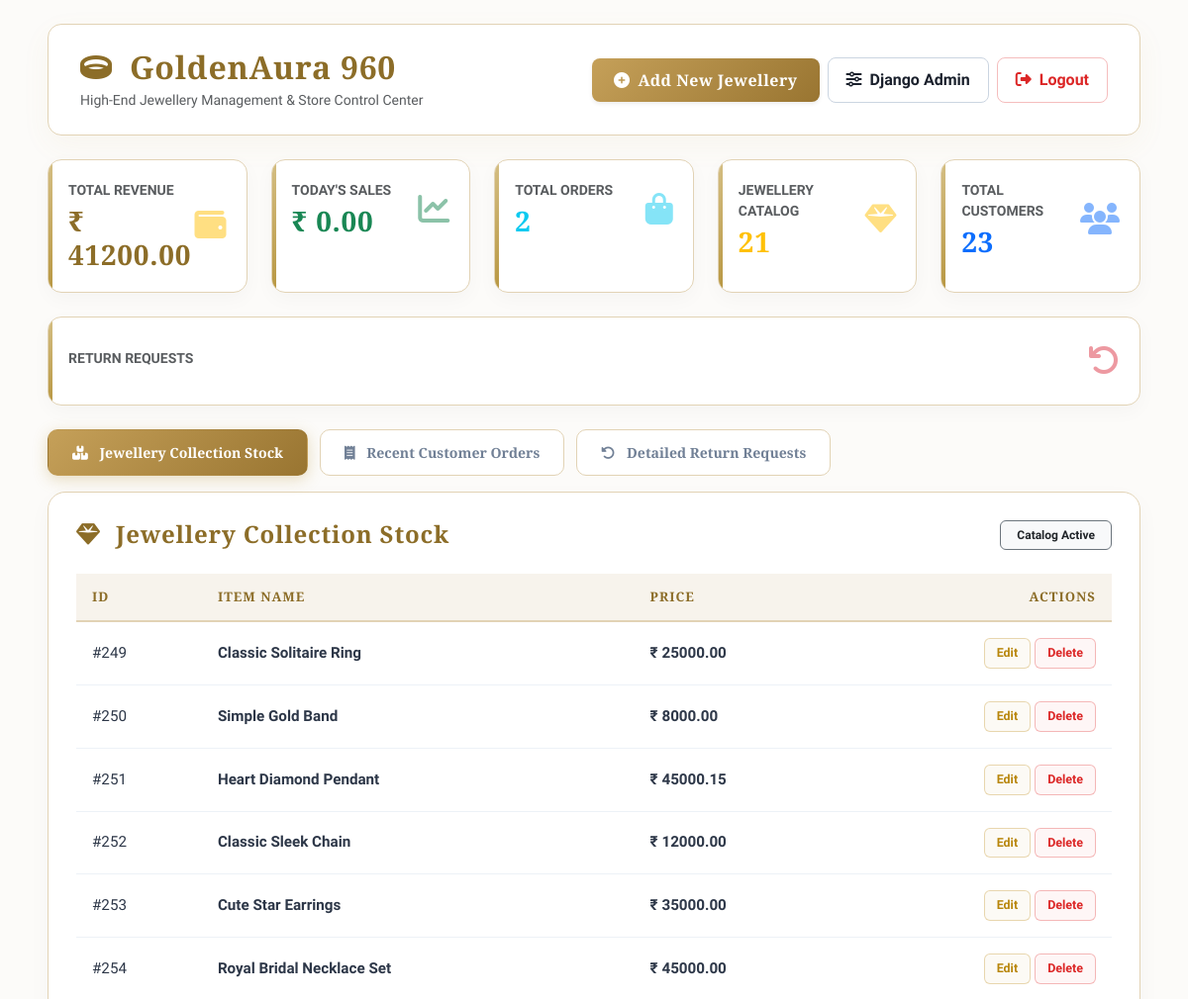
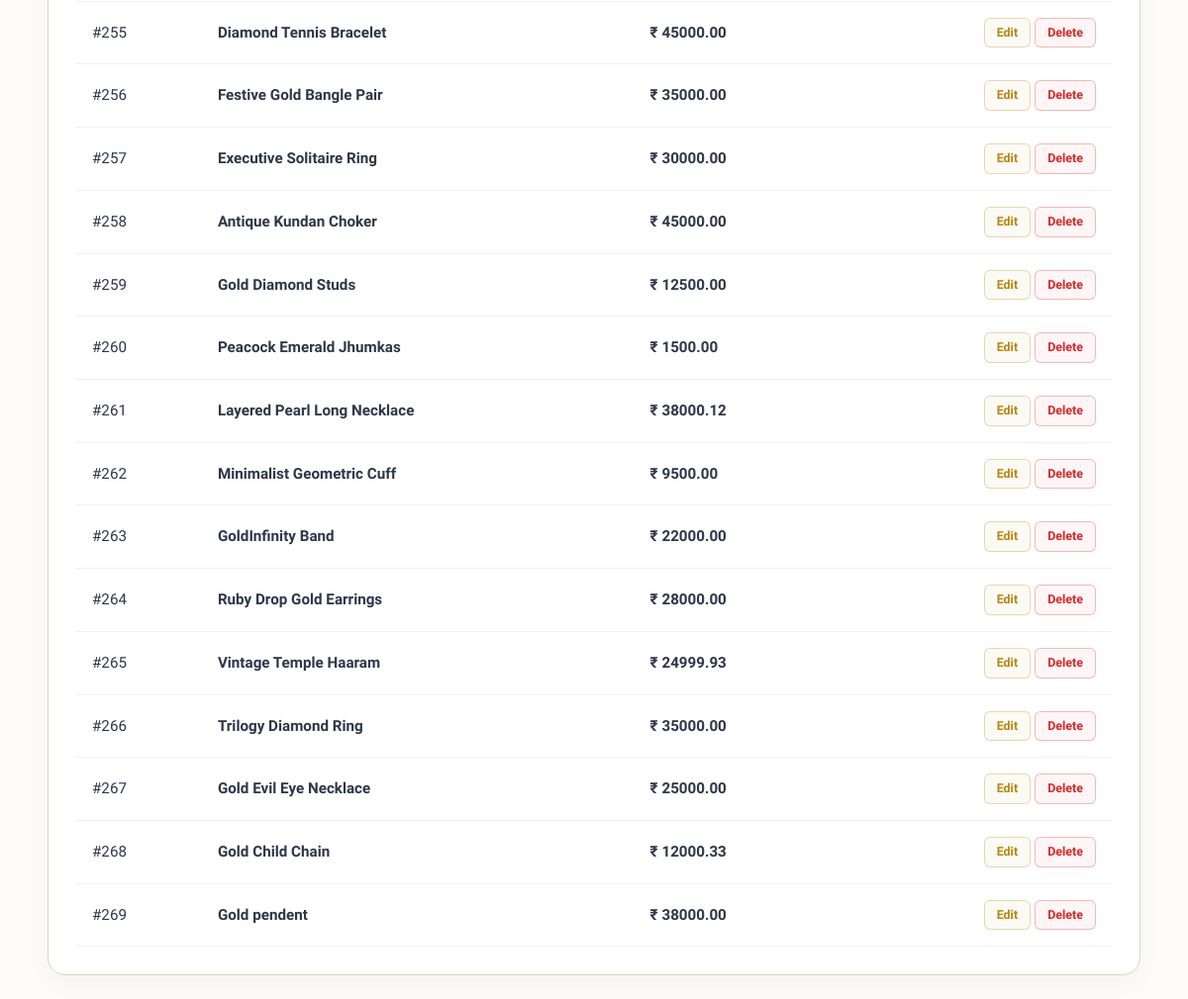
The page /orders/admin-dashboard/ (signed in) on the database as committed earlier (2 pictures, top to bottom).
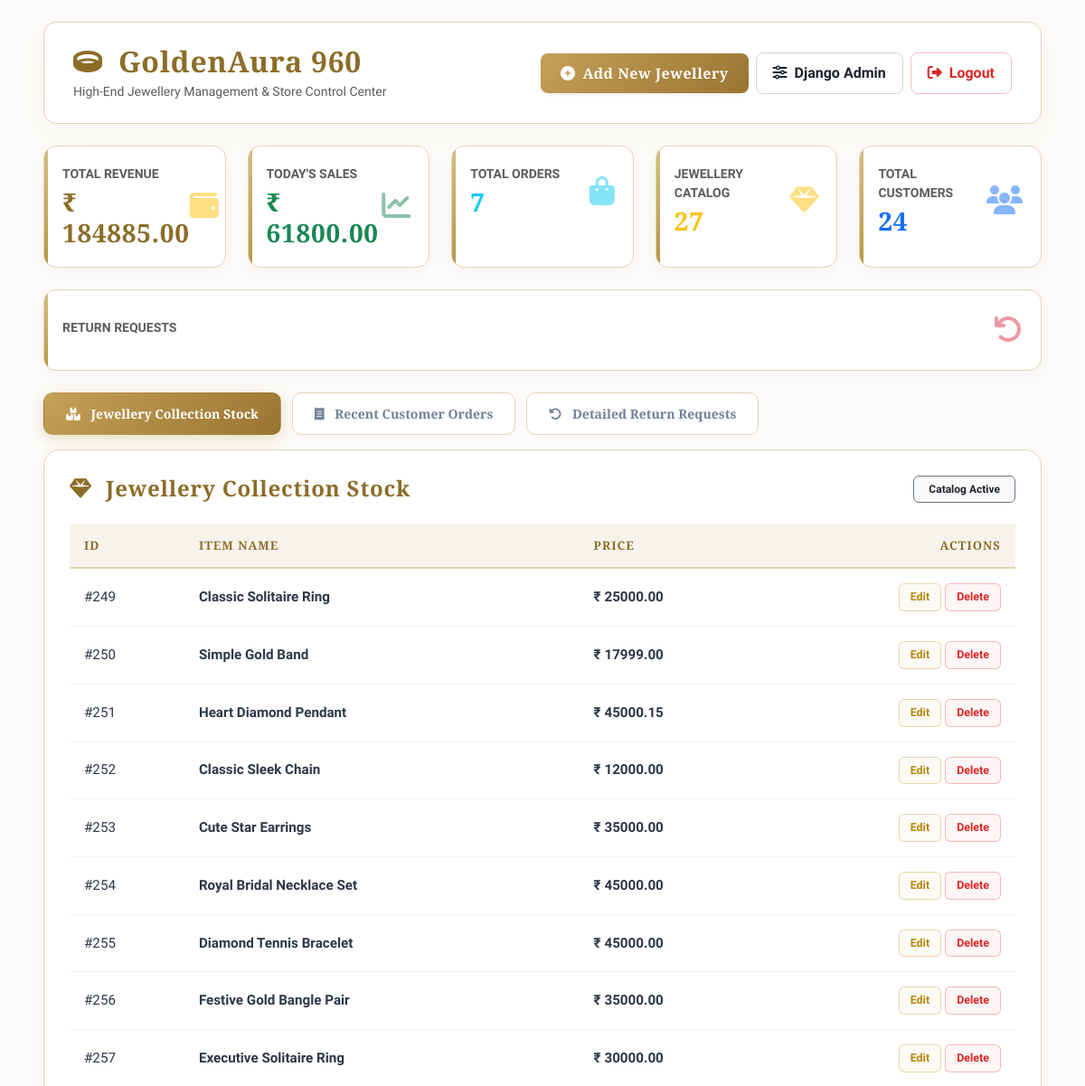
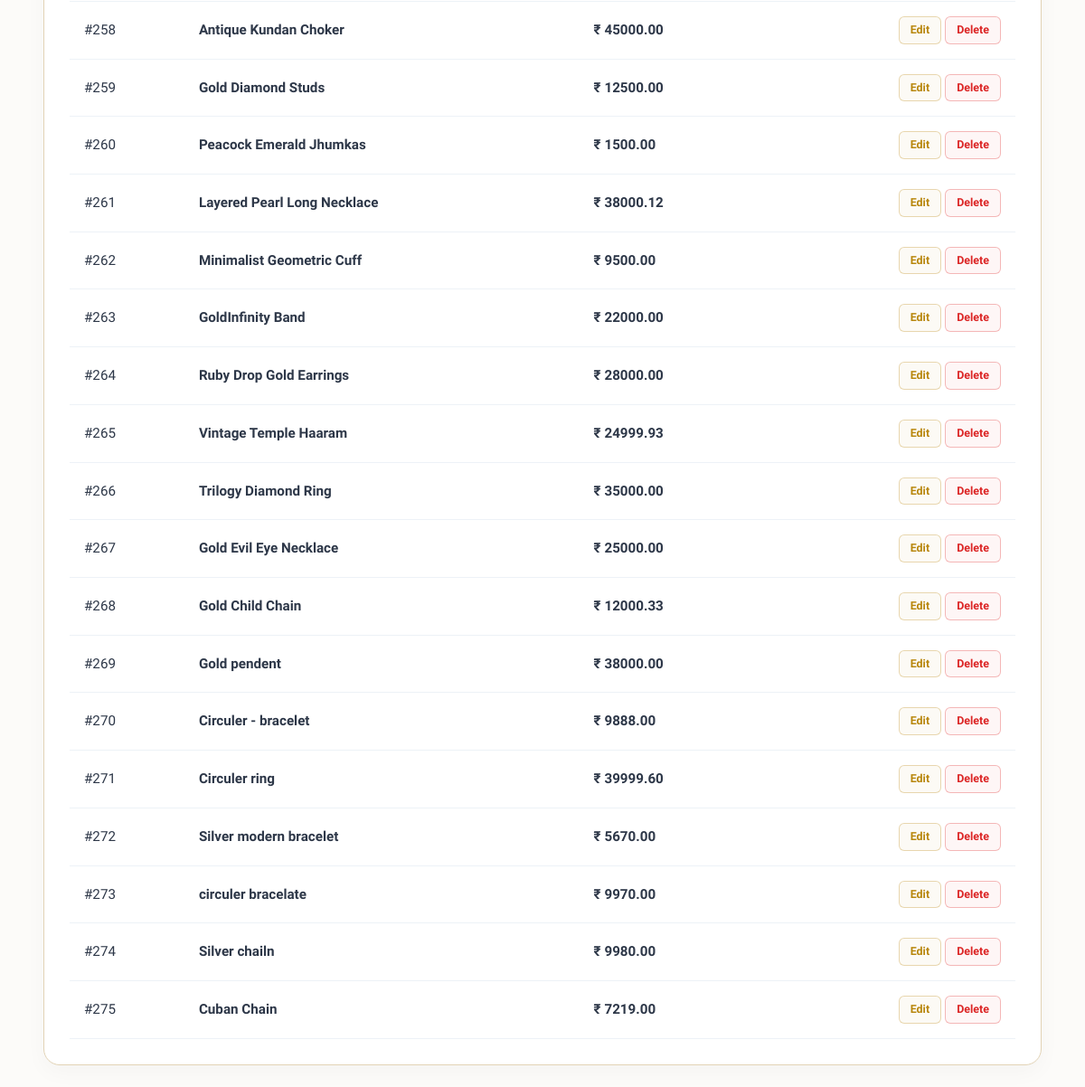
The same page on the database as committed later (2 pictures, top to bottom).
### store/models.py (models this page shows, shortened)
class Product(models.Model):
    CATEGORY_CHOICES = [
        ('rings', 'Rings'),
        ('pendants', 'Pendants'),
        ('chains', 'Chains'),
        ('earrings', 'Earrings'),
        ('necklaces', 'Necklaces'),
        ('bracelets', 'Bracelets'),
        ('bangles', 'Bangles'),
        ('solitaires', 'Solitaires'),
    ]
    COLLECTION_CHOICES = [
        ('bridal', 'Bridal Wear'),
        ('daily', 'Daily Wear'),
        ('party', 'Party Wear'),
        ('office', 'Office Wear'),
        ('kids', 'Kids Wear'),
        ('festival', 'Special Festival'),
    ]
    GENDER_CHOICES = [
        ('women', 'Women'),
        ('men', 'Men'),
    ]
    MATERIAL_CHOICES = [
        ('gold', 'Gold'),
        ('silver', 'Silver'),
        ('diamond', 'Diamond'),
    ]
    KARAT_CHOICES = [
        ('18k', '18KT Gold'),
        ('22k', '22KT Gold'),
        ('24k', '24KT Pure Gold'),
        ('925', '925 Sterling Silver'),
        ('vvs', 'VVS Diamond'),
    ]
    METAL_COLOR_CHOICES = [
        ('Yellow Gold', 'Yellow Gold'),
        ('White Gold', 'White Gold'),
        ('Rose Gold', 'Rose Gold'),
        ('Sterling Silver', 'Sterling Silver'),
        ('Oxidised Silver', 'Oxidised Silver'),
        ('Platinum Finish', 'Platinum Finish'),
    ]
    name = models.CharField(max_length=200)
    description = models.TextField()
    price = models.DecimalField(max_digits=10, decimal_places=2)
    category = models.CharField(max_length=100, choices=CATEGORY_CHOICES, default='rings')
    collection = models.CharField(max_length=100, choices=COLLECTION_CHOICES, default='daily', blank=True, null=True)
    gender = models.CharField(max_length=20, choices=GENDER_CHOICES, default='women')
    material = models.CharField(max_length=50, choices=MATERIAL_CHOICES, default='gold')
    karat = models.CharField(max_length=50, choices=KARAT_CHOICES, default='22k')
    weight = models.DecimalField(max_digits=6, decimal_places=3, blank=True, null=True, help_text="Gross Weight in grams (e.g., 5.450)")
    metal_color = models.CharField(max_length=50, choices=METAL_COLOR_CHOICES, default='Yellow Gold', blank=True, null=True)
    diamond_carat = models.CharField(max_length=50, blank=True, null=True, help_text="e.g., 0.084 ct (Leave blank if no diamond)")
    occasion = models.CharField(max_length=100, default='Daily Wear', blank=True, null=True, help_text="e.g., Casual Wear, Bridal, Festive")
    sizes = models.ManyToManyField(Size, blank=True, help_text="Select available sizes for this product")
    image = models.ImageField(upload_to='product/', blank=True, null=True)
    created_at = models.DateTimeField(auto_now_add=True)

### orders/views.py (the view, shortened to what this page needs)
@login_required
def admin_dashboard(request):
    return_requests = ReturnRequest.objects.all().order_by('-id')
    orders = Order.objects.all().order_by('-id')
    products = Product.objects.all()
    total_revenue = orders.aggregate(s=Sum('total_amount'))['s'] or 0
    total_orders = orders.count()
    total_customers = User.objects.filter(is_staff=False).count()
    total_products = products.count()
    today = timezone.localdate()
    todays_sales = orders.filter(
        created_at__date=today
    ).aggregate(s=Sum('total_amount'))['s'] or 0
    context = {
        'orders': orders,
        'recent_orders': orders,
        'products': products,
        'return_requests': return_requests,
        'total_revenue': total_revenue,
        'todays_sales': todays_sales,
        'today_sales': todays_sales,
        'today_revenue': todays_sales,
        'total_orders': total_orders,
        'total_customers': total_customers,
        'customers_count': total_customers,
        'total_users': total_customers,
        'total_products': total_products,
        'jewellery_count': total_products,
    }
    return render(request, 'orders/admin_dashboard.html', context)

### orders/templates/orders/admin_dashboard.html (shortened to what this page needs)
<!DOCTYPE html>
<html lang="en">
<head>
    <link href="https://cdn.jsdelivr.net/npm/bootstrap@5.3.0/dist/css/bootstrap.min.css" rel="stylesheet">
    <link rel="stylesheet" href="https://cdnjs.cloudflare.com/ajax/libs/font-awesome/6.4.0/css/all.min.css">
</head>
<body>
    <div class="container-fluid py-4 px-4 px-lg-5">
        <div class="dashboard-header d-flex flex-column flex-md-row justify-content-between align-items-md-center gap-3 mb-4">
            <div>
                <h2 class="brand-title text-gold fw-bold mb-1"><i class="fas fa-ring me-2"></i> GoldenAura 960</h2>
                <p class="text-muted small mb-0">High-End Jewellery Management & Store Control Center</p>
            </div>
            <div class="d-flex align-items-center flex-wrap gap-2">
                <a href="/admin/store/product/add/" class="btn btn-gold-luxury shadow-sm">
                    <i class="fas fa-plus-circle me-2"></i>Add New Jewellery
                </a>
                <a href="/admin/" class="btn btn-outline-custom">
                    <i class="fas fa-sliders-h me-2"></i>Django Admin
                </a>
                <a href="/admin/logout/" class="btn btn-outline-danger-custom">
                    <i class="fas fa-sign-out-alt me-2"></i>Logout
                </a>
            </div>
        </div>
        <div class="row g-4 mb-4">
            <div class="col-xl-custom col-lg-4 col-md-6 col-12">
                <div class="metric-card">
                    <div class="d-flex justify-content-between align-items-center">
                        <div>
                            <p class="text-muted text-uppercase small mb-1 fw-bold">Total Revenue</p>
                            <h3 class="metric-value text-gold fw-bold mb-0">₹ {{ total_revenue | floatformat:2 }}</h3>
                        </div>
                        <div class="fs-2 text-warning opacity-50"><i class="fas fa-wallet"></i></div>
                    </div>
                </div>
            </div>
            <div class="col-xl-custom col-lg-4 col-md-6 col-12">
                <div class="metric-card">
                    <div class="d-flex justify-content-between align-items-center">
                        <div>
                            <p class="text-muted text-uppercase small mb-1 fw-bold">Today's Sales</p>
                            <h3 class="metric-value text-success fw-bold mb-0">₹ {{ today_revenue| floatformat:2 }}</h3>
                        </div>
                        <div class="fs-2 text-success opacity-50"><i class="fas fa-chart-line"></i></div>
                    </div>
                </div>
            </div>
            <div class="col-xl-custom col-lg-4 col-md-6 col-12">
                <div class="metric-card">
                    <div class="d-flex justify-content-between align-items-center">
                        <div>
                            <p class="text-muted text-uppercase small mb-1 fw-bold">Total Orders</p>
                            <h3 class="metric-value text-info fw-bold mb-0">{{ total_orders }}</h3>
                        </div>
                        <div class="fs-2 text-info opacity-50"><i class="fas fa-shopping-bag"></i></div>
                    </div>
                </div>
            </div>
            <div class="col-xl-custom col-lg-4 col-md-6 col-12">
                <div class="metric-card">
                    <div class="d-flex justify-content-between align-items-center">
                        <div>
                            <p class="text-muted text-uppercase small mb-1 fw-bold">Jewellery Catalog</p>
                            <h3 class="metric-value text-warning fw-bold mb-0">{{ total_products }}</h3>
                        </div>
                        <div class="fs-2 text-warning opacity-50"><i class="fas fa-gem"></i></div>
                    </div>
                </div>
            </div>
            <div class="col-xl-custom col-lg-4 col-md-6 col-12">
                <div class="metric-card">
                    <div class="d-flex justify-content-between align-items-center">
                        <div>
                            <p class="text-muted text-uppercase small mb-1 fw-bold">Total Customers</p>
                            <h3 class="metric-value text-primary fw-bold mb-0">{{ total_users }}</h3>
                        </div>
                        <div class="fs-2 text-primary opacity-50"><i class="fas fa-users"></i></div>
                    </div>
                </div>
            </div>
            <div class="col-xl-custom col-lg-4 col-md-6 col-12">
                <div class="metric-card">
                    <div class="d-flex justify-content-between align-items-center">
                        <div>
                            <p class="text-muted text-uppercase small mb-1 fw-bold">Return Requests</p>
                        </div>
                        <div class="fs-2 text-danger opacity-50"><i class="fas fa-undo"></i></div>
                    </div>
                </div>
            </div>
        </div>
        <ul class="nav nav-pills nav-luxury mb-3" id="adminTabs" role="tablist">
            <li class="nav-item" role="presentation">
                <button class="nav-link active" id="stock-tab" data-bs-toggle="pill" data-bs-target="#stock-section" type="button" role="tab">
                    <i class="fas fa-boxes-stacked me-2"></i> Jewellery Collection Stock
                </button>
            </li>
            <li class="nav-item" role="presentation">
                <button class="nav-link" id="orders-tab" data-bs-toggle="pill" data-bs-target="#orders-section" type="button" role="tab">
                    <i class="fas fa-receipt me-2"></i> Recent Customer Orders
                </button>
            </li>
            <li class="nav-item" role="presentation">
                <button class="nav-link" id="returns-tab" data-bs-toggle="pill" data-bs-target="#returns-section" type="button" role="tab">
                    <i class="fas fa-undo-alt me-2"></i> Detailed Return Requests
                </button>
            </li>
        </ul>
        <div class="tab-content" id="adminTabsContent">
            <div class="tab-pane fade show active" id="stock-section" role="tabpanel">
                <div class="luxury-container">
                    <div class="d-flex justify-content-between align-items-center mb-4">
                        <h4 class="text-gold fw-bold mb-0"><i class="fas fa-gem me-2"></i> Jewellery Collection Stock</h4>
                        <span class="badge bg-light border border-secondary text-dark px-3 py-2">Catalog Active</span>
                    </div>
                    <div class="table-responsive">
                        <table class="table align-middle">
                            <thead>
                                <tr>
                                    <th>ID</th>
                                    <th>Item Name</th>
                                    <th>Price</th>
                                    <th class="text-end">Actions</th>
                                </tr>
                            </thead>
                            <tbody>
                                {% for p in products %}
                                <tr>
                                    <td class="text-muted">#{{ p.id }}</td>
                                    <td class="fw-semibold text-dark">{{ p.name }}</td>
                                    <td class="text-gold fw-bold">₹ {{ p.price }}</td>
                                    <td class="text-end">
                                        <div class="d-inline-flex align-items-center justify-content-end gap-1">
                                            <a href="/admin/store/product/{{ p.id }}/change/" class="btn-action-edit">Edit</a>
                                            <a href="/admin/store/product/{{ p.id }}/delete/" class="btn-action-delete">Delete</a>
                                        </div>
                                    </td>
                                </tr>
                                {% empty %}
                                <tr>
                                    <td colspan="4" class="text-center text-muted py-4">No jewellery products found in stock.</td>
                                </tr>
                                {% endfor %}
                            </tbody>
                        </table>
                    </div>
                </div>
            </div>
        </div>
    </div>
</body>
</html>

### orders/templates/orders/admin_dashboard.html (style rules this page uses)
:root { --bg-primary: #fcfbf9; --bg-card: #ffffff; --border-gold: #e2d3b5; --gold-primary: #b89742; --gold-dark: #8c6d28; --text-main: #1a202c; --text-muted: #718096; }
body { font-family: 'Plus Jakarta Sans', sans-serif; background-color: var(--bg-primary); color: var(--text-main); min-height: 100vh; }
h1, h2, h3, h4, h5, .brand-title, .metric-value { font-family: 'Cinzel', serif !important; letter-spacing: 0.8px; }
.dashboard-header { background: #ffffff; border: 1px solid var(--border-gold); border-radius: 14px; padding: 24px 32px; box-shadow: 0 10px 30px rgba(184, 151, 66, 0.06); }
.metric-card { background: var(--bg-card); border: 1px solid var(--border-gold); border-radius: 14px; padding: 20px; position: relative; overflow: hidden; transition: all 0.3s ease; box-shadow: 0 6px 20px rgba(0, 0, 0, 0.03); height: 100%; }
.metric-card::after { content: ''; position: absolute; top: 0; left: 0; width: 4px; height: 100%; background: linear-gradient(to bottom, #d4be83, var(--gold-primary)); }
.col-xl-custom { flex: 1 0 18%; min-width: 210px; }
.luxury-container { background: var(--bg-card); border: 1px solid var(--border-gold); border-radius: 18px; padding: 28px; box-shadow: 0 8px 25px rgba(0, 0, 0, 0.03); }
.nav-luxury { border-bottom: none; gap: 12px; }
.nav-luxury .nav-link { background: #ffffff; border: 1px solid var(--border-gold); color: var(--text-muted); font-family: 'Cinzel', serif; font-weight: 700; font-size: 0.88rem; padding: 12px 24px; border-radius: 10px; transition: all 0.3s ease; }
.nav-luxury .nav-link.active { background: linear-gradient(135deg, #c5a059 0%, #997531 100%) !important; color: #ffffff !important; border-color: transparent !important; box-shadow: 0 4px 15px rgba(184, 151, 66, 0.3); }
.btn-gold-luxury { background: linear-gradient(135deg, #c5a059 0%, #997531 100%); color: #ffffff; font-weight: 600; font-family: 'Cinzel', serif; letter-spacing: 0.5px; border: none; padding: 10px 22px; border-radius: 8px; transition: all 0.3s ease; box-shadow: 0 4px 15px rgba(184, 151, 66, 0.25); }
.btn-outline-custom { background: transparent; border: 1px solid #cbd5e1; color: var(--text-main); font-weight: 600; border-radius: 8px; padding: 10px 18px; }
.btn-outline-danger-custom { background: transparent; border: 1px solid rgba(220, 38, 38, 0.3); color: #dc2626; font-weight: 600; border-radius: 8px; padding: 10px 18px; }
.table { color: var(--text-main) !important; margin-bottom: 0; }
.table th { background-color: #f7f3ec !important; color: var(--gold-dark) !important; font-weight: 700; font-size: 0.82rem; font-family: 'Cinzel', serif; text-transform: uppercase; letter-spacing: 1px; border-bottom: 2px solid var(--border-gold); padding: 14px 16px; }
.table td { background-color: transparent !important; color: #2d3748 !important; border-bottom: 1px solid #edf2f7; padding: 16px; vertical-align: middle; font-size: 0.95rem; }
.btn-action-edit { color: #b8860b; border: 1px solid rgba(184, 134, 11, 0.3); background: rgba(184, 134, 11, 0.04); padding: 5px 12px; font-size: 0.78rem; border-radius: 6px; font-weight: 600; text-decoration: none; }
.btn-action-delete { color: #dc2626; border: 1px solid rgba(220, 38, 38, 0.3); background: rgba(220, 38, 38, 0.04); padding: 5px 12px; font-size: 0.78rem; border-radius: 6px; font-weight: 600; text-decoration: none; }
.text-gold { color: var(--gold-dark) !important; }

Rows that differ between the two databases and show on the page:
changed Product "Simple Gold Band": price "8000.00" → "17999.00"
added Product: id "270", name "Circuler - bracelet", price "9888.00"
added Product: id "271", name "Circuler ring", price "39999.60"
added Product: id "272", name "Silver modern bracelet", price "5670.00"
added Product: id "273", name "circuler bracelate", price "9970.00"
added Product: id "274", name "Silver chailn", price "9980.00"
added Product: id "275", name "Cuban Chain", price "7219.00"
Other text that changed with them:
{{ total_revenue | floatformat:2 }}: "41200.00" → "184885.00"
{{ today_revenue| floatformat:2 }}: "0.00" → "61800.00"
{{ total_orders }}: "2" → "7"
{{ total_products }}: "21" → "27"
{{ total_users }}: "23" → "24"
